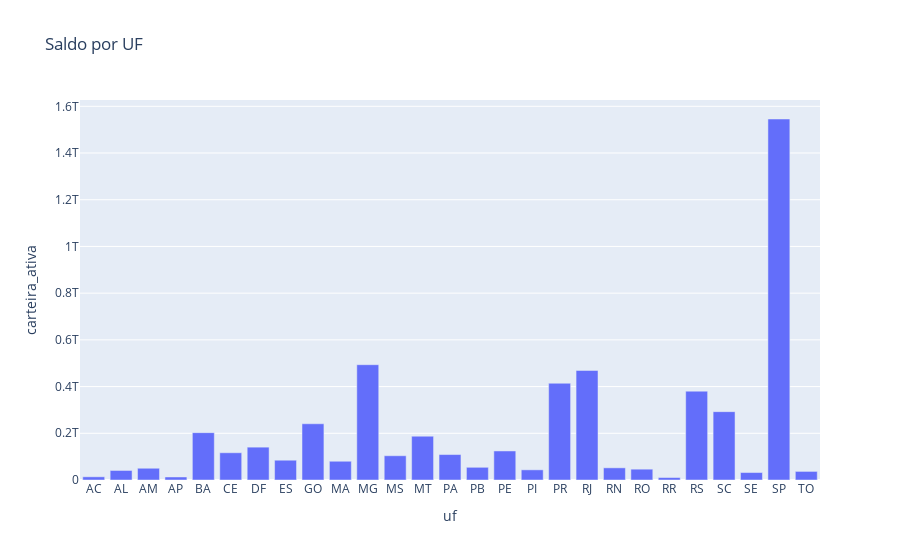

The code cell stored with this chart in its notebook:
### Code cell
# plotar gráfico com o valor da carteira por estado por estados:
fig = px.bar(dados_group, x = 'uf', y = 'carteira_ativa', title = 'Saldo por UF')
fig

### Figure 1 — Plotly figure (JSON) as saved in the notebook; plotly's stock layout.template omitted (floating-point values rounded to 4 significant figures)
{"data": [{"alignmentgroup": "True", "hovertemplate": "uf=%{x}<br>carteira_ativa=%{y}<extra></extra>", "legendgroup": "", "marker": {"color": "#636efa", "pattern": {"shape": ""}}, "name": "", "offsetgroup": "", "orientation": "v", "showlegend": false, "textposition": "auto", "type": "bar", "x": ["AC", "AL", "AM", "AP", "BA", "CE", "DF", "ES", "GO", "MA", "MG", "MS", "MT", "PA", "PB", "PE", "PI", "PR", "RJ", "RN", "RO", "RR", "RS", "SC", "SE", "SP", "TO"], "xaxis": "x", "y": [13660000000.0, 40850000000.0, 50320000000.0, 12940000000.0, 202700000000.0, 116700000000.0, 140600000000.0, 84710000000.0, 240700000000.0, 80290000000.0, 493700000000.0, 103900000000.0, 187600000000.0, 109000000000.0, 54370000000.0, 124300000000.0, 43510000000.0, 414200000000.0, 469100000000.0, 52100000000.0, 46328001481, 10530000000.0, 380300000000.0, 292600000000.0, 31930000000.0, 1546000000000.0, 36780000000.0], "yaxis": "y"}], "layout": {"barmode": "relative", "legend": {"tracegroupgap": 0}, "title": {"text": "Saldo por UF"}, "xaxis": {"anchor": "y", "domain": [0, 1], "title": {"text": "uf"}}, "yaxis": {"anchor": "x", "domain": [0, 1], "title": {"text": "carteira_ativa"}}}}
